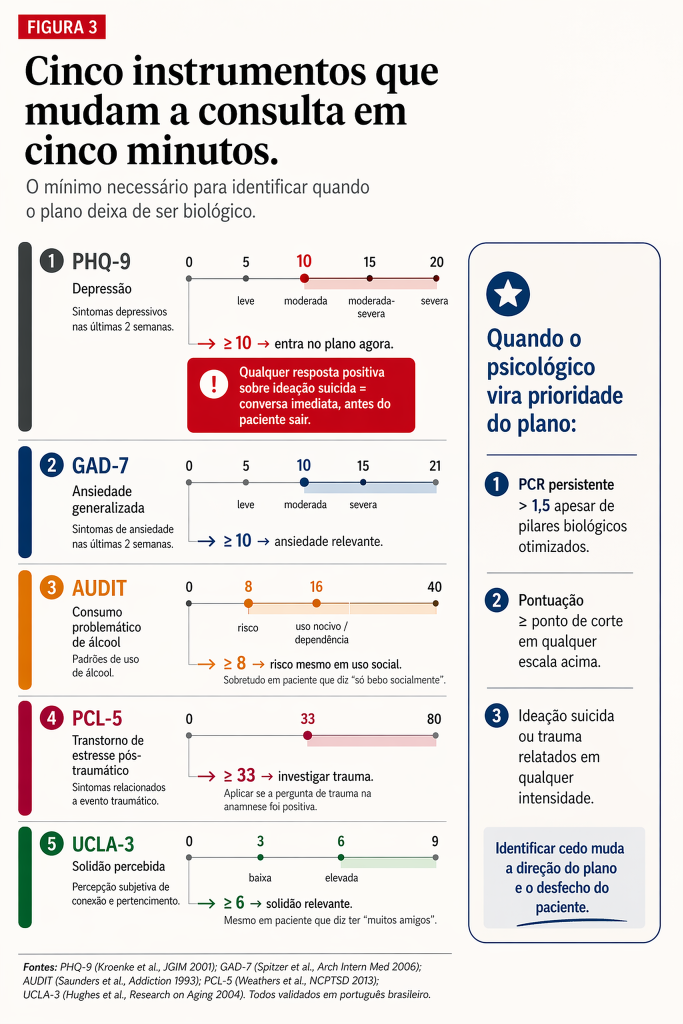
#> input picture ebook/ebook1/build/versaoImpressa/html-figures/cap12-fig03/_reference.png, 2048 x 3072 px (shown at 1/3 size)
$ python -i extract.py   (imports and definitions only)
#> lines starting #> are read from the running program, lines starting #| are printed output that depends on the picture; after the words box and inside, x2 and y2 are one past the last pixel; in counts of white or black regions, pixels touching at a corner belong together
#> further down, picture is the input picture: shape (3072, 2048, 3); mean B, G, R 225, 226.7, 233.6
#!/usr/bin/env python3
"""extract.py <figure_dir>

Reads <figure_dir>/_reference.png and emits:
  <figure_dir>/source/texts_raw.json   (Tesseract OCR, lang=por, word-level bboxes)
  <figure_dir>/source/shapes.json       (OpenCV: rectangles, circles, long lines)
  <figure_dir>/source/_overlay.png      (full-size: original + bboxes drawn)
  <figure_dir>/source/_overlay_grid.png (full-size: overlay + 400x400 grid)
"""
import sys
import json
from pathlib import Path

import cv2
import numpy as np
import pytesseract
from pytesseract import Output


# [53 lines left out: functions run_ocr, group_words_into_lines, not called in this run]


def detect_shapes(img_bgr):
    """Heuristic shape detection.

    Strategy: instead of trying to be clever about shape vs text vs noise,
    we detect large connected components in a binarized "non-white" mask.
    The verification pass (me reading _overlay.png) decides which are kept.
    """
    H, W = img_bgr.shape[:2]
#> H = 3072; W = 2048
    gray = cv2.cvtColor(img_bgr, cv2.COLOR_BGR2GRAY)
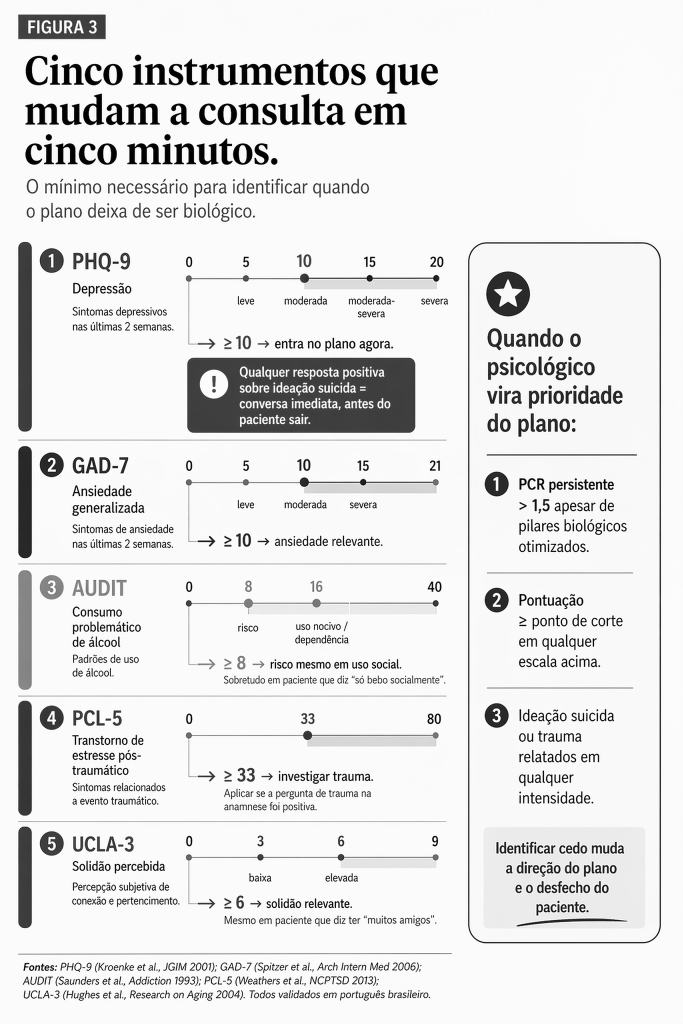
#> gray: shape (3072, 2048) (shown at 1/3 size); min 0, max 255, mean 228.7
    # Anything not near-white counts as ink
    _, mask = cv2.threshold(gray, 235, 255, cv2.THRESH_BINARY_INV)
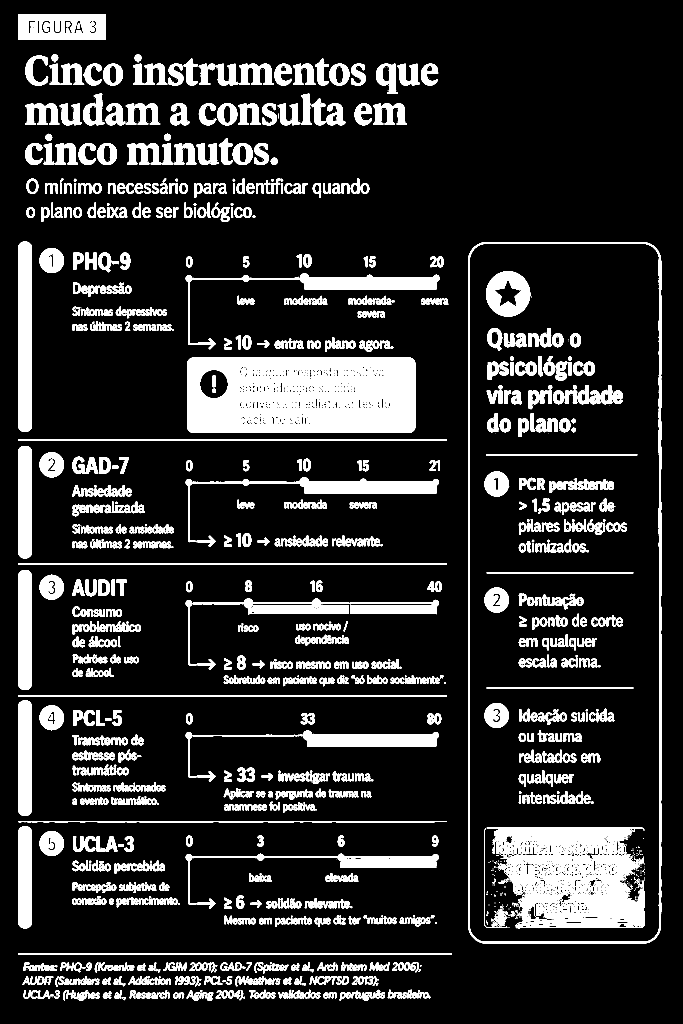
#> mask: shape (3072, 2048) (shown at 1/3 size); 14.9% white; 2665 white regions (1252 under 20 px)

    rects, circles = [], []
    contours, _ = cv2.findContours(mask, cv2.RETR_EXTERNAL, cv2.CHAIN_APPROX_SIMPLE)
#> contours = 1503 contours, 475 with area under 20; largest, box (x1, y1, x2, y2) and area: (1404, 726, 1984, 2831) 1215098, (561, 1072, 1247, 1299) 154434, (54, 725, 96, 1296) 23074, (54, 43, 318, 118) 19462, (557, 1432, 1317, 1641) 17364
    for c in contours:
        area = cv2.contourArea(c)
        if area < 5000:  # ignore tiny noise
            continue
        x, y, w, h = cv2.boundingRect(c)
        perim = cv2.arcLength(c, True)
        if perim == 0:
            continue
        circularity = 4 * np.pi * area / (perim * perim)
        aspect = w / max(h, 1)
        if circularity > 0.75 and 0.85 < aspect < 1.18 and w < 200:
            circles.append({"cx": int(x + w / 2), "cy": int(y + h / 2), "r": int((w + h) / 4), "area": int(area)})
        else:
            # Filter: shape must be reasonably large to be a structural rect
            if w > 80 and h > 30 and (w > 200 or h > 200):
                rects.append({"bbox": [int(x), int(y), int(x + w), int(y + h)], "area": int(area)})
#> this loop made 1503 passes
#> area on passes 5, 25, 26: 30, 36.5, 55.5
#> after the loop, circles = []; rects = 6 items

    # Long thin lines via Hough
    edges = cv2.Canny(gray, 60, 180)
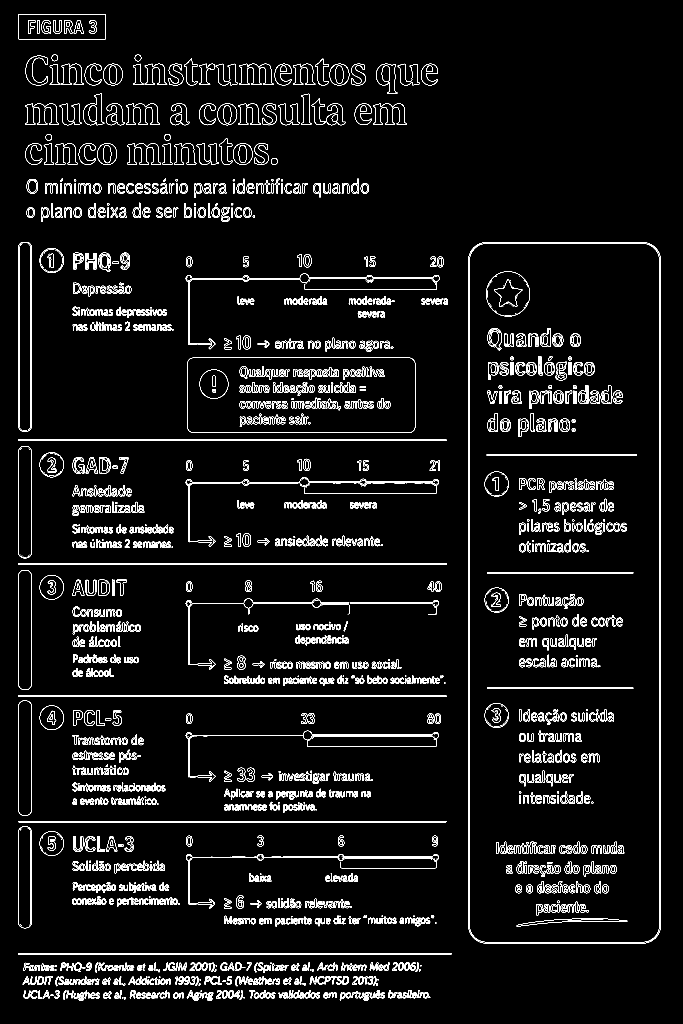
#> edges: shape (3072, 2048) (shown at 1/3 size); 3.5% white in thin lines or dots
    hlines = cv2.HoughLinesP(edges, 1, np.pi / 180, threshold=200, minLineLength=200, maxLineGap=12)
#> hlines = 127 rows, first 6: [1982, 2781, 1982, 776], [95, 2431, 95, 2118], [1404, 2778, 1404, 779], [1407, 2030, 1407, 1551], [1979, 2776, 1979, 2048], [56, 2086, 1337, 2086]
    lines = []
    if hlines is not None:
        for l in hlines:
            x1, y1, x2, y2 = l[0]
            lines.append({"p1": [int(x1), int(y1)], "p2": [int(x2), int(y2)]})
#> this loop made 127 passes
#> (x1, y1, x2, y2) on passes 1 to 12: (1982, 2781, 1982, 776), (95, 2431, 95, 2118), (1404, 2778, 1404, 779), (1407, 2030, 1407, 1551), (1979, 2776, 1979, 2048), (56, 2086, 1337, 2086), (54, 2463, 1339, 2463), (56, 1318, 1243, 1318), (56, 2466, 1337, 2466), (54, 2430, 54, 2120), (54, 2089, 1339, 2089), (54, 1321, 1339, 1321)
#> after the loop, lines = 127 items

    return {"rects": rects, "circles": circles, "lines": lines}


# [70 lines left out: functions draw_overlay, main, not called in this run]


# [2 lines not run here, left out]

>>> import cv2
>>> picture = cv2.imread('../cap12-fig03/_reference.png')
>>> result = detect_shapes(picture)
#> result = 3 items
